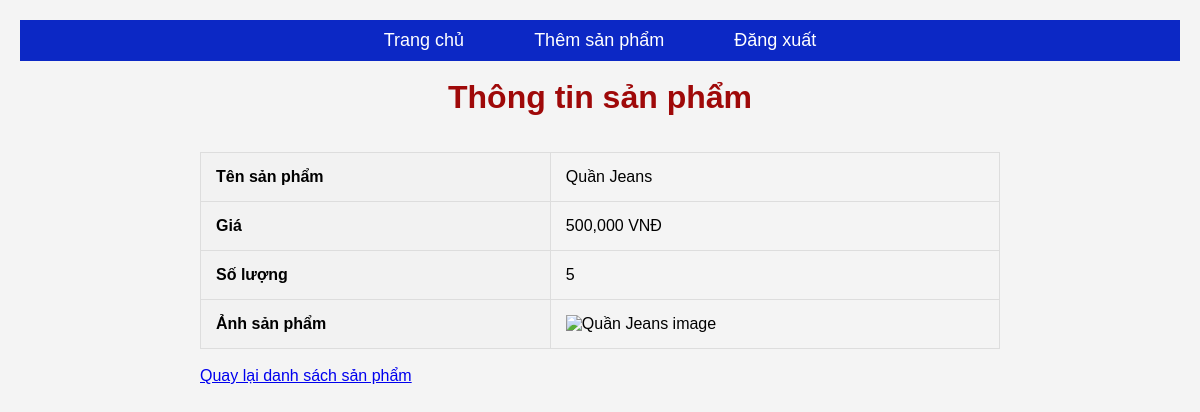
The page /view_product/2 (signed in) on the database its author committed.
### app.py (models this page shows)
class Product(db.Model):
    id = db.Column(db.Integer, primary_key=True)
    name = db.Column(db.String(150), nullable=False)
    price = db.Column(db.Float, nullable=False)
    quantity = db.Column(db.Integer, nullable=False)
    image_url = db.Column(db.String(255), nullable=True)  # Cột ảnh sản phẩm

### app.py (the view)
@app.route('/view_product/<int:product_id>')
@login_required
def view_product(product_id):
    product = Product.query.get(product_id)
    product.image_url = 'D:\\Ảnh\\static\\image'
    product = Product.query.get_or_404(product_id)
    return render_template('view_product.html', product=product)

### app.py (called while the page is built)
@app.template_filter('intcomma')
def intcomma_filter(value):
    try:
        value = int(float(value))
        return "{:,}".format(value)
    except ValueError:
        return value

@login_manager.user_loader
def load_user(user_id):
    return User.query.get(int(user_id))

### templates/view_product.html
{% extends 'menu.html' %}
{% block content %}
<br>
<h1>Thông tin sản phẩm</h1>
<br>
<br>
<link rel="stylesheet" href="{{
    url_for('static', filename='view.css') }}">
<table>
    <tr>
        <th>Tên sản phẩm</th>
        <td>{{ product.name }}</td>
    </tr>
    <tr>
        <th>Giá</th>
        <td>{{ product.price | intcomma }} VNĐ</td>
    </tr>
    <tr>
        <th>Số lượng</th>
        <td>{{ product.quantity }}</td>
    </tr>
    {% if product.image_url %}
    <tr>
        <th>Ảnh sản phẩm</th>
        <td>
            {% if product.image_url %}
              <img src="{{ url_for('static', filename=product.image_url) }}" alt="{{ product.name }} image" style="width: auto; height: auto;">
            {% else %}
              Không có ảnh
            {% endif %}
          </td>
    </tr>
    {% endif %}
</table>
<br>
<a href="{{ url_for('index') }}">Quay lại danh sách sản phẩm</a>
{% endblock %}

### static/menu.css (style rules this page uses)
* { margin: 0; padding: 0; box-sizing: border-box; }
body { font-family: Arial, sans-serif; background-color: #f4f4f4; }

### static/view.css (style rules this page uses)
h1 { color: #9f0909; text-align: center; }
body { font-family: Arial, sans-serif; margin: 20px; }
table { border-collapse: collapse; width: 100%; }
th, td { border: 1px solid #ddd; padding: 15px; text-align: left; }
th { background-color: #f2f2f2; }
img { max-width: 100%; height: auto; }

### rows shown on the page
Product: name "Quần Jeans", price "500,000", quantity "5"
